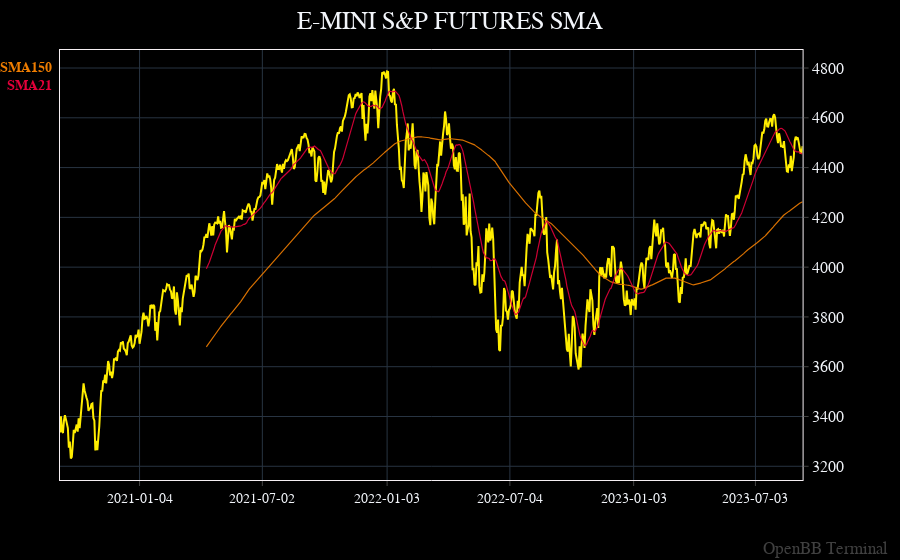

Notebook cell for this chart:
### Code cell
es = openbb.stocks.load("ES=F")

openbb.ta.ma_chart(
    data = es['Adj Close'],
    symbol = 'E-Mini S&P Futures',
    ma_type = 'SMA',
    window = [21, 150])

### Figure 1 — Plotly figure (JSON) as saved in the notebook; plotly's stock layout.template omitted (floating-point values rounded to 4 significant figures; data arrays with more than 128 entries replaced by an {"elided": "..."} marker saying what was removed)
{"data": [{"connectgaps": true, "hovertemplate": "%{y}", "name": "E-MINI S&P FUTURES SMA Close", "type": "scatter", "x": {"elided": "757 str values"}, "xaxis": "x", "y": {"elided": "757 float values"}, "yaxis": "y"}, {"connectgaps": true, "hovertemplate": "%{y}", "line": {"color": "#ef7d00", "width": 1.2}, "mode": "lines", "name": "SMA_150", "opacity": 0.9, "type": "scatter", "x": {"elided": "757 str values"}, "xaxis": "x", "y": {"elided": "757 float values"}, "yaxis": "y"}, {"connectgaps": true, "hovertemplate": "%{y}", "line": {"color": "#e4003a", "width": 1.2}, "mode": "lines", "name": "SMA_21", "opacity": 0.9, "type": "scatter", "x": {"elided": "757 str values"}, "xaxis": "x", "xhoverformat": "%Y-%m-%d", "y": {"elided": "757 float values"}, "yaxis": "y"}], "layout": {"annotations": [{"font": {"color": "#ef7d00", "size": 14}, "opacity": 1, "text": "<b>SMA150</b>", "x": 0, "xanchor": "right", "xref": "paper", "xshift": -6, "y": 0.98, "yref": "paper", "yshift": 0}, {"font": {"color": "#e4003a", "size": 14}, "opacity": 1, "text": "<b>SMA21</b>", "x": 0, "xanchor": "right", "xref": "paper", "xshift": -6, "y": 0.98, "yref": "paper", "yshift": -18}, {"font": {"color": "gray", "size": 17}, "opacity": 0.5, "showarrow": false, "text": "OpenBB Terminal", "x": 1, "xanchor": "right", "xref": "paper", "xshift": 40, "y": 0, "yanchor": "bottom", "yref": "paper", "yshift": -80}], "bargap": 0, "bargroupgap": 0, "barmode": "overlay", "legend": {"orientation": "v"}, "margin": {"b": 80, "l": 60, "r": 50, "t": 50}, "showlegend": false, "title": {"text": "E-MINI S&P FUTURES SMA", "x": 0.5, "xanchor": "center", "y": 0.98, "yanchor": "top"}, "xaxis": {"anchor": "y", "domain": [0, 0.94], "matches": "x3", "rangebreaks": [{"values": {"elided": "342 str values"}}], "showticklabels": true, "tick0": 0.5, "tickformatstops": [{"dtickrange": [null, 604800000], "value": "%Y-%m-%d"}, {"dtickrange": [604800000, "M1"], "value": "%Y-%m-%d"}, {"dtickrange": ["M1", null], "value": "%Y-%m-%d"}], "type": "date"}, "yaxis": {"anchor": "x", "domain": [0, 1], "nticks": 15, "tickfont": {"size": 16}}, "yaxis2": {"anchor": "x", "overlaying": "y", "side": "right"}}}
